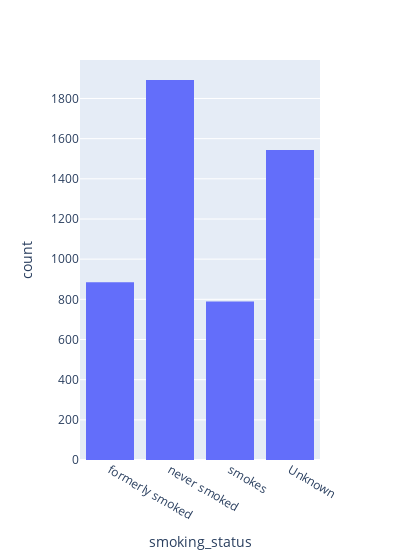

Notebook code for this chart:
### Code cell
fig = px.histogram(df, x='smoking_status', width = 400)
fig.show()

### Figure 1 — Plotly figure (JSON) as saved in the notebook; plotly's stock layout.template omitted (floating-point values rounded to 4 significant figures; data arrays with more than 128 entries replaced by an {"elided": "..."} marker saying what was removed)
{"data": [{"alignmentgroup": "True", "bingroup": "x", "hovertemplate": "smoking_status=%{x}<br>count=%{y}<extra></extra>", "legendgroup": "", "marker": {"color": "#636efa", "pattern": {"shape": ""}}, "name": "", "offsetgroup": "", "orientation": "v", "showlegend": false, "type": "histogram", "x": {"elided": "5110 str values"}, "xaxis": "x", "yaxis": "y"}], "layout": {"barmode": "relative", "legend": {"tracegroupgap": 0}, "margin": {"t": 60}, "width": 400, "xaxis": {"anchor": "y", "domain": [0, 1], "title": {"text": "smoking_status"}}, "yaxis": {"anchor": "x", "domain": [0, 1], "title": {"text": "count"}}}}
